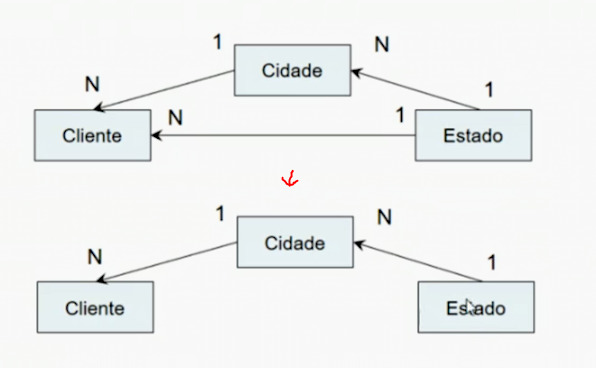
#> input picture ALURA/2023/BI/pics/pic2.jpeg, 596 x 368 px, given in place of Elefante.png, which was not available
$ jupyter execute IAD_001_Y2024_L02.ipynb   (text cells are left out)
#> lines starting #> are read from the running program, lines starting #| are printed output that depends on the picture; pictures that were not available may be replaced by others from this repository, and a replacement may not be noted
[cell 1]
import numpy as np
import matplotlib.pyplot as plt
from mpl_toolkits.mplot3d import Axes3D
from mpl_toolkits.mplot3d.art3d import Poly3DCollection, Line3DCollection

[cell 2]
x = np.array(42)
print(x)
print('Um escalar tem rank %d' %(x.ndim))
x.ndim,x.shape

[cell 3]
x = np.array([1, 1, 2, 3, 5, 8])
print(x)
print('Um vetor tem rank {:d}'.format(x.ndim))
x.ndim,x.shape

[cell 4]
x.size

[cell 5]
x = np.array([[1, 4, 7],
              [2, 5, 8],
              [3, 6, 9]])
print(x)
print('A matriz tem rank {:d}'.format(x.ndim))
x.ndim,x.shape

[cell 6]
x.size

[cell 7]
x = np.array([[[1, 4, 7],
               [2, 5, 8],
               [3, 6, 9]],
              [[10, 40, 70],
               [20, 50, 80],
               [30, 60, 90]]])
print(x)
print('O tensor mostrado é de rank {:d}'.format(x.ndim))
x.ndim,x.shape

[cell 8]
x.size

[cell 9]
from google.colab import files
uploaded = files.upload()
#> the answer given: pic2.jpeg

[cell 10]
from PIL import Image

img = Image.open('Elefante.png')
#> img is the input picture: PIL image 596x368 RGB; mean R, G, B 239.5, 241.1, 240.9
plt.imshow(img);

[cell 11]
pix = img.load()
print(img.size)  # Para sabermos o número de pixels (largura e altura)
#| (596, 368)
x,y=0,0
print(pix[x,y])  # selecionar o valor RGBA de um pixel da imagem
#| (249, 249, 249)

[cell 12]
data=np.array(img)
print(data.shape)
#| (368, 596, 3)
data = data[:, :, :3]
print(np.shape(data[0,0,:]))
#| (3,)
data[0,0,:]
#> Out = [249, 249, 249]

[cell 13]
data.shape
#> Out = (368, 596, 3)

[cell 14]
img.thumbnail((64, 64), Image.LANCZOS)
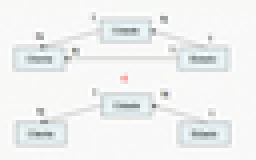
#> img: PIL image 64x40 RGB (shown 4 times larger); mean R, G, B 239.5, 241.2, 241
# resizes image in-place
imgplot = plt.imshow(img);

[cell 15]
data=np.array(img)
data.shape
#> Out = (40, 64, 3)

[cell 16]
v1 = np.array([10,20,30])
v2= np.array([2,3,4])
np.inner(v1,v2)

[cell 17]
v1 = np.ones(4) #vetor de 1s de dimensão 4: [1.,  1.,  1.,  1.]
v2 = np.linspace(-1, 2, 4) #vetor com 4 valores igualmente espaçados de -1 a 2: [-1.,  0.,  1.,  2.]
np.outer(v1,v2)

[cell 18]
#Projeção escalar e vetorial, conforme exercício na no slide 22 da aula 02 (recordação de Algebra Linear)
u = np.array([3, -4, 0]).T
v = np.array([10, 5, -6]).T
proj_esc=np.dot(v,u) / np.linalg.norm(u)
proj_vet =u * np.dot(v,u) /  (np.linalg.norm(u))**2
proj_vet2 = u * np.dot(v,u) / np.dot(u,u) #outra maneira de escrever - veja a figura
print('A projeção escalar de v em u é vale {:2.0f}'.format(proj_esc))
print('A projeção vetorial de v em u é vale ',proj_vet)
print('A projeção vetorial de v em u é vale ',proj_vet2)

[cell 19]
u = [1, 3]
v = [2, 1]

# Plotando uma amostra do conjunto de pontos no intervalo de u e v
for a in range(-10, 10):
    for b in range(-10, 10):
        plt.scatter(u[0] * a + v[0] * b, u[1] * a + v[1] * b, marker='.', color='skyblue')

# Definindo as dimensões de x e y
plt.xlim(-50, 50)
plt.ylim(-50, 50)

# Desenhando os eixos
plt.axvline(x=0, color='#A9A9A9')
plt.axhline(y=0, color='#A9A9A9')

plt.show()
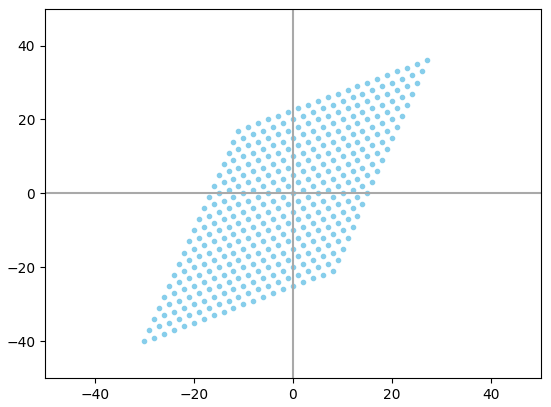
#> figure drawn by matplotlib, 1 panel
plt.close()

[cell 20]
A = np.array([[1, 2], [3, 4], [5, 6]])
b = np.array([[2], [4]])
c = np.dot(A, b)
print(c)

[cell 21]
A = np.array([[1, 2, 3], [4, 5, 6], [7, 8, 9], [10, 11, 12]])
B = np.array([[2, 7], [1, 2], [3, 6]])
C = A.dot(B)
print(C)

[cell 22]
A = np.array([[1,4], [2, 5],[3,6]])
B = np.array([[7,9],[8,10]])
C = A.dot(B)
print(C)

[cell 23]
A = np.array([[1,2,3], [4,5,6],[7,8,9]])
B = np.array([[2,7],[1,2],[3,6]])
C = A.dot(B)
print(C)

[cell 24]
A@B

[cell 25]
A = np.array([[2, 3], [1, 4], [7, 6]])
B = np.array([[5, 3], [2, 2]])
C = np.array([[4, 9], [1, 3]])

[cell 26]
AB_t = A.dot(B).T
B_tA_t = B.T.dot(A.T)
print('(AB)^T=\n',AB_t)
print('B^T A^T=\n',B_tA_t)

[cell 27]
D1 = A.dot(B+C)
D2 = A.dot(B) + A.dot(C)
print('D1=\n',D1)
print('D2=\n',D2)

[cell 28]
D1 = A.dot(B.dot(C))
D2 = (A.dot(B)).dot(C)
print('D1=\n',D1)
print('D2=\n',D2)

[cell 29]
A = np.array([[2, 3], [6, 5]])
B = np.array([[5, 3], [2, 2]])

[cell 30]
AB = np.dot(A, B)
BA = np.dot(B, A)
print('AB=\n',AB)
print('BA=\n',BA)

[cell 31]
A = np.array([[0,2, 3], [1,6, 4], [2,6, 1]])
np.trace(A)

[cell 32]
A = np.array([[4,12],
              [7,6]])
B = np.array([[1,-3],
              [4,3]])
C = np.array([[6,6],
              [2,5]])

[cell 33]
ABC = np.dot(np.dot(A, B),C)
print(ABC)
print(np.trace(ABC))

[cell 34]
CAB = np.dot(np.dot(C,A),B)
print(CAB)
print(np.trace(CAB))

[cell 35]
BCA = np.dot(np.dot(B,C),A)
print(BCA)
print(np.trace(BCA))

[cell 36]
A = [[1 , 0 ,  3],
 [0 ,  1 ,  2],
 [0 ,  0 ,  1]]

P1 = np.array([1, 0, 1])
P2 = np.array([0, 1, 1])
P3 = np.array([0, 0, 1])
P4 = np.array([1, 1, 1])

fig = plt.figure(figsize=(8,8))
ax = plt.axes(projection='3d')

X = np.array([4, 0,0,4])
Y = np.array([0, 4, 0, 4])
Z = np.array([1,1,1,1])
surf1 = ax.plot_trisurf(X, Y, Z, antialiased=True, color = 'mediumturquoise', alpha = 0.2)

X = np.array([P1[0], P2[0],P3[0],P4[0]])
Y = np.array([P1[1], P2[1],P3[1],P4[1]])
Z = np.array([P1[2], P2[2],P3[2],P4[2]])

surf2 = ax.plot_trisurf(X, Y, Z, antialiased=True, color = 'navy', alpha = 0.9)

Q1 = A @ P1.T
Q2 = A @ P2.T
Q3 = A @ P3.T
Q4 = A @ P4.T
print(Q1,Q2,Q3,Q4)

X = np.array([Q1[0], Q2[0],Q3[0],Q4[0]])
Y = np.array([Q1[1], Q2[1],Q3[1],Q4[1]])
Z = np.array([Q1[2], Q2[2],Q3[2],Q4[2]])
surf3 = ax.plot_trisurf(X, Y, Z, antialiased=True, color = 'crimson', alpha = 0.9)

plt.show()
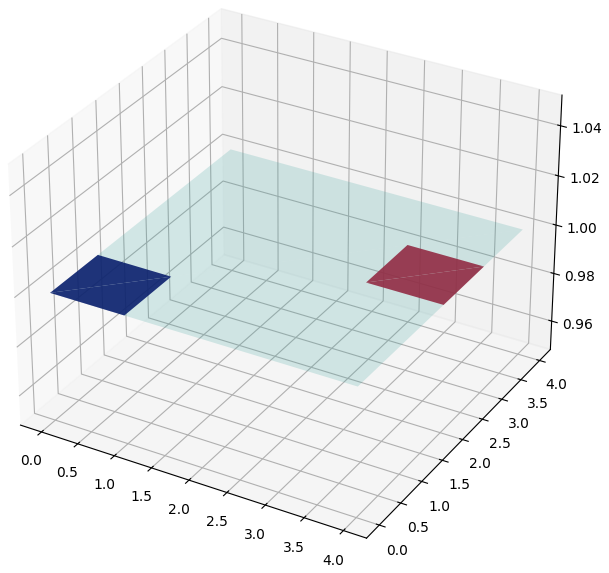
#> figure drawn by matplotlib, 1 panel

[cell 37]
from google.colab import files
uploaded = files.upload()
#> the answer given: pic3.jpeg

[cell 38]
from scipy import ndimage as ndi
import cv2 as cv

[cell 39]
image = cv.imread('letterL.jpg') # lê a imagem
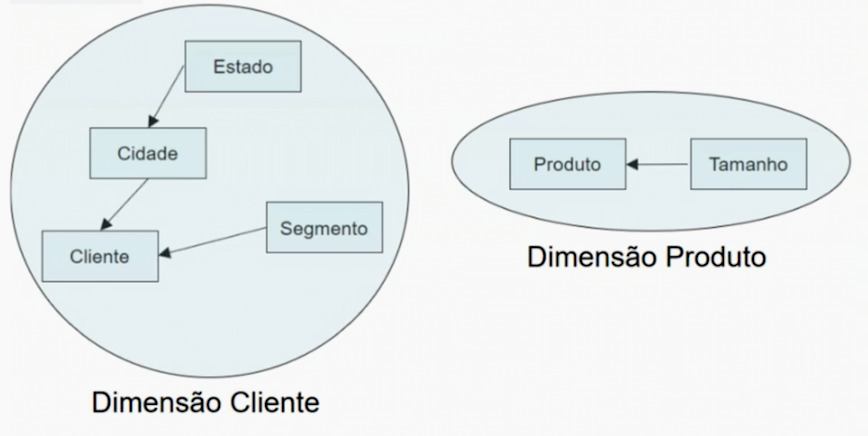
#> input picture ALURA/2023/BI/pics/pic3.jpeg, 868 x 436 px, given in place of letterL.jpg, which was not available
#> image is the input picture: shape (436, 868, 3); mean B, G, R 239.7, 238.9, 234
image1 = cv.cvtColor(image, cv.COLOR_BGR2HSV) # converte RGB para HSV
#> image1: shape (436, 868, 3); mean H, S, V 46.8, 8, 240
img = cv.cvtColor(image, cv.COLOR_BGR2GRAY) # converte RGB para Escala de cinza
#> img: shape (436, 868)
plt.figure(figsize=(11,6))
plt.subplot(121), plt.imshow(cv.cvtColor(image1, cv.COLOR_HSV2RGB)),plt.title('Original')
plt.xticks([]), plt.yticks([])
plt.subplot(122), plt.imshow(img, cmap='gray'),plt.title('Escala de cinza')
plt.xticks([]), plt.yticks([])
plt.show()
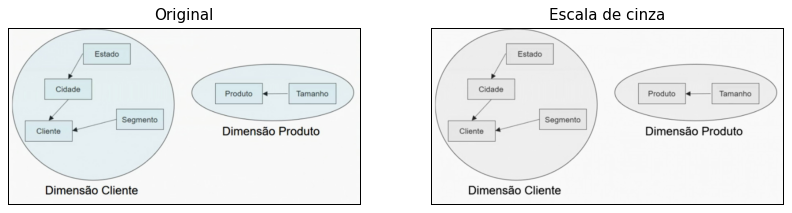
#> figure drawn by matplotlib, 2 panels
print(img)
#> (printed output is left out)
w,h = img.shape
#> w = 436; h = 868
print('Foto com altura {:4d} e largura {:4d}'.format(h, w))
#| Foto com altura  868 e largura  436

[cell 40]
img.shape
#> Out = (436, 868)

[cell 41]
#aplicando a identidade
mat_identity = np.array([[1,0,0],[0,1,0],[0,0,1]])
img1 = ndi.affine_transform(img, mat_identity)
plt.figure(figsize=(5, 5))
plt.imshow(img1, cmap='gray')

[cell 42]
#transformação de reflexão (ao longo do eixo x):
mat_reflect = np.array([[1,0,0],[0,-1,0],[0,0,1]]) @ np.array([[1,0,0],[0,1,-h],[0,0,1]])
#> mat_reflect = [[1, 0, 0], [0, -1, 868], [0, 0, 1]]
img1 = ndi.affine_transform(img, mat_reflect) # offset=(0,h)
plt.figure(figsize=(5, 5))
plt.imshow(img1, cmap='gray');

[cell 43]
#Escalonamento da imagem (0,75x ao longo do eixo x e 1,25x ao longo do eixo y):
s_x, s_y = 0.75, 1.25
mat_scale = np.array([[s_x,0,0],[0,s_y,0],[0,0,1]])
img1 = ndi.affine_transform(img, mat_scale)
plt.figure(figsize=(5, 5))
plt.imshow(img1, cmap='gray');

[cell 44]
# Rotação da imagem em 30° no sentido anti-horário.
#É uma operação composta:
#1. deslocar/centralizar a imagem para aplicar a rotação e depois aplicar deslocamento inverso:
theta = np.pi/6
R = np.array([[np.cos(theta),-np.sin(theta),0],[np.sin(theta),np.cos(theta),0],[0,0,1]])
mat_rotate = np.array([[1,0,w/2],[0,1,h/2],[0,0,1]]) @ R.T  @ np.array([[1,0,-w/2],[0,1,-h/2],[0,0,1]])
img1 = ndi.affine_transform(img, mat_rotate)
plt.figure(figsize=(5, 5))
plt.imshow(img1, cmap='gray');

[cell 45]
#transformação de cisalhamento na imagem
lambda1 = 0.3
mat_shear = np.array([[1,lambda1,0],[lambda1,1,0],[0,0,1]])
img1 = ndi.affine_transform(img, mat_shear)
plt.figure(figsize=(5, 5))
plt.imshow(img1, cmap='gray');

[cell 46]
mat_all = mat_identity @ mat_reflect @ mat_scale @ mat_rotate @ mat_shear
img1 = ndi.affine_transform(img, mat_all)
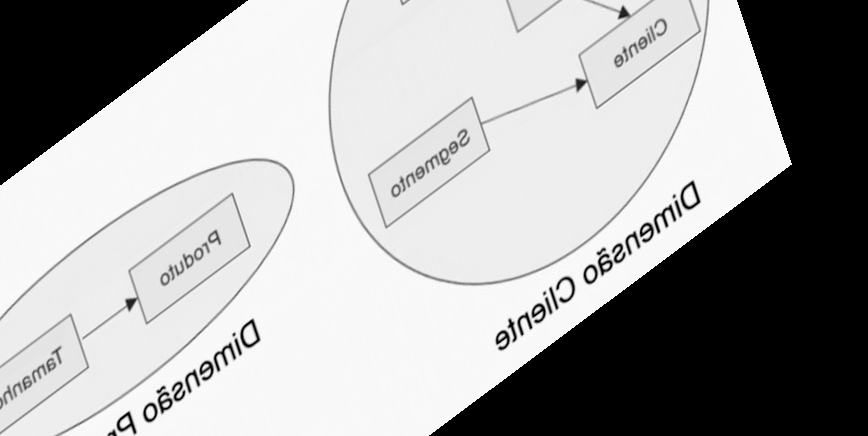
#> img1: shape (436, 868); min 0, max 255, mean 167.2
plt.figure(figsize=(5, 5))
plt.imshow(img1, cmap='gray');

[cell 47]
alpha, beta = 2,1
S = np.array([[alpha, 0, 0], [0, beta, 0], [0, 0, 1]])
theta = -np.pi/2
R = np.array([[np.cos(theta),-np.sin(theta),0],[np.sin(theta),np.cos(theta),0],[0,0,1]])

[cell 48]
img1 = ndi.affine_transform(img, S)
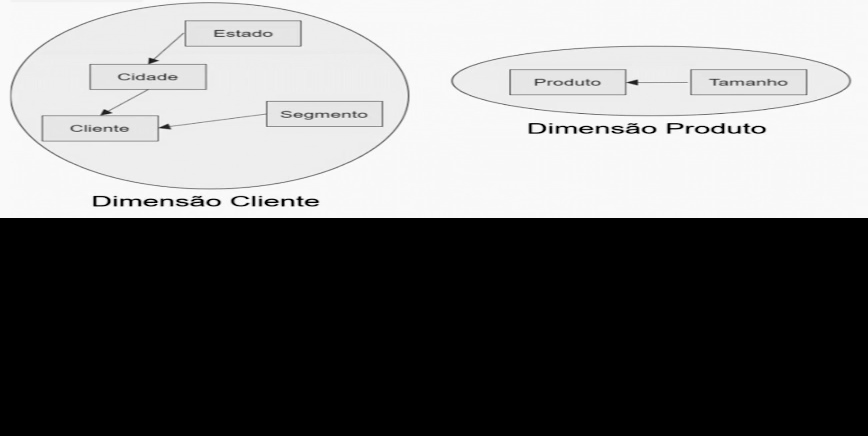
#> img1: shape (436, 868); min 0, max 255, mean 118.7
plt.figure(figsize=(5, 5))
plt.imshow(img1, cmap='gray');

[cell 49]
T=np.array([[1,0,w/2],[0,1,h/2],[0,0,1]])
T_inv = np.array([[1,0,-w/2],[0,1,-h/2],[0,0,1]])
img1 = ndi.affine_transform(img, T @ R.T @ T_inv)
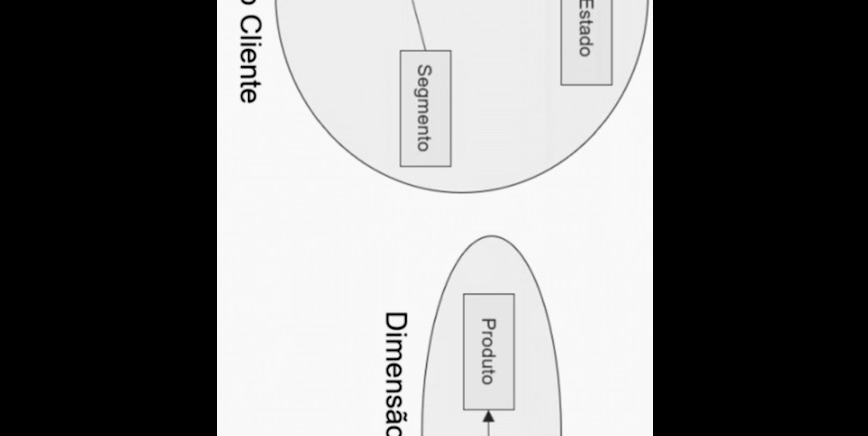
#> img1: shape (436, 868); min 0, max 255, mean 119.5
plt.figure(figsize=(5, 5))
plt.imshow(img1, cmap='gray');

[cell 50]
T=np.array([[1,0,w/2],[0,1,h/2],[0,0,1]])
T_inv = np.array([[1,0,-w/2],[0,1,-h/2],[0,0,1]])
#Se a imagem for primeiro girada e depois escalonada, a ordem do produto escalar precisa ser invertida:
RS = S @ T @ R.T @ T_inv
SR =  T @ R.T @ T_inv @ S

[cell 51]
img1 = ndi.affine_transform(img,RS )
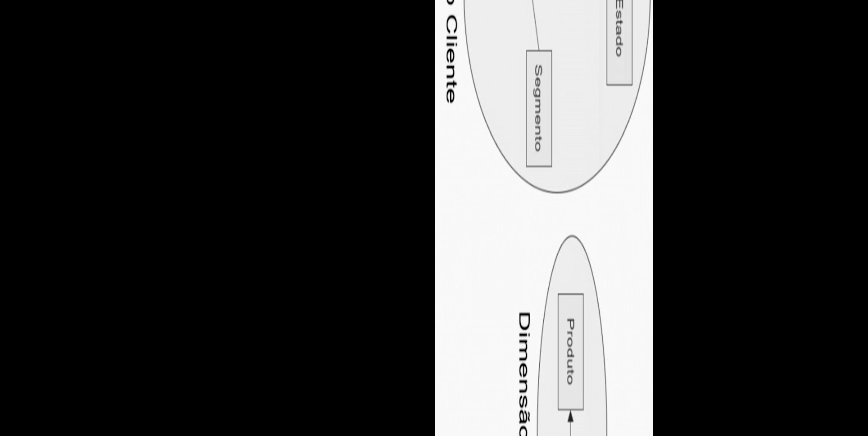
#> img1: shape (436, 868); min 0, max 255, mean 59.8
plt.figure(figsize=(5, 5))
plt.imshow(img1, cmap='gray')

[cell 52]
img1 = ndi.affine_transform(img,SR )
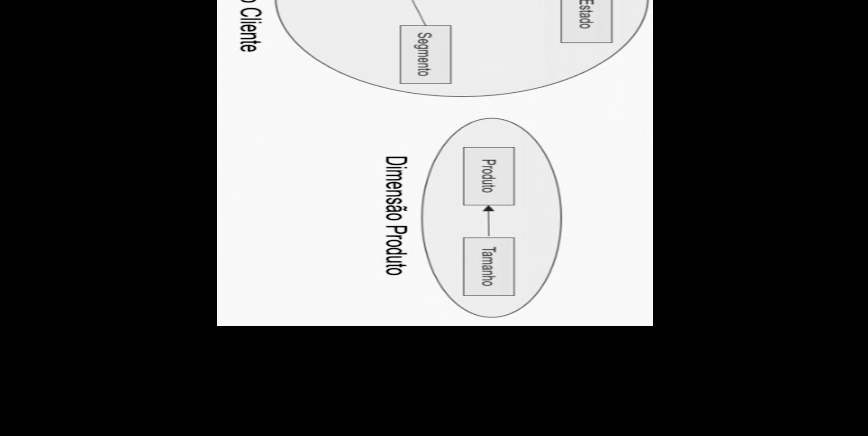
#> img1: shape (436, 868); min 0, max 255, mean 89.7
plt.figure(figsize=(5, 5))
plt.imshow(img1, cmap='gray')
